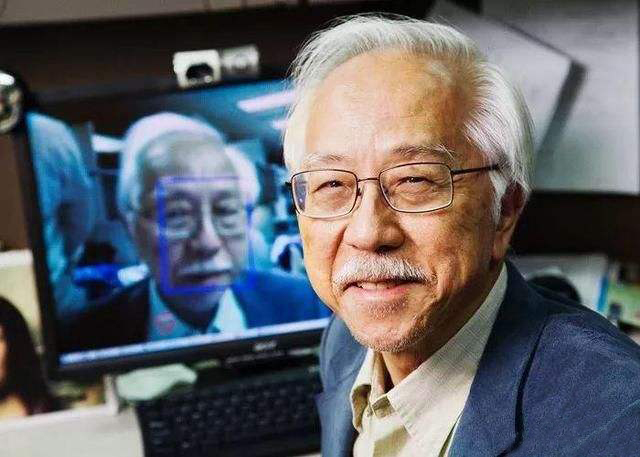
#> input picture testfiles/hxt.jpg, 640 x 457 px
$ python pil.py
#> lines starting #> are read from the running program, lines starting #| are printed output that depends on the picture
from PIL import Image, ImageFilter, ImageOps

import os

def Formula(x, y, alpha):
    """
    :param a:
    :param b:
    :param alpha:
    :return:
    """
    return min(int(x*255/(256-y*alpha)), 255)

def SketchDrawer(image,blur=6, alpha=1.0):
    """
    :param blur:
    :param alpha:
    :return:
    """
#> called with image = '20190623191235.jpg', blur = 6, alpha = 1
    image_name = os.path.splitext(image)[0]
    image = Image.open('hxt.jpg') # 加载图片
#> image is the input picture: PIL image 640x457 RGB; mean R, G, B 98.1, 99.3, 104.6
    luminance_image = image.convert('L') # 图片转换成灰度图
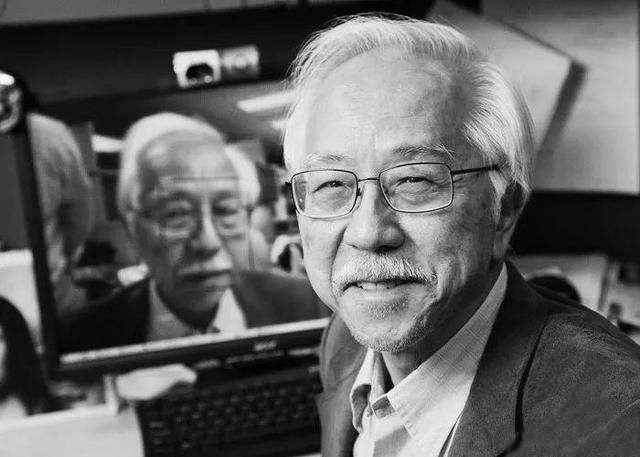
#> luminance_image: PIL image 640x457 L; min 0, max 254, mean 99.5
    luminance_img_copy = luminance_image.copy()
    inverted_image = ImageOps.invert(luminance_img_copy) # 反转颜色
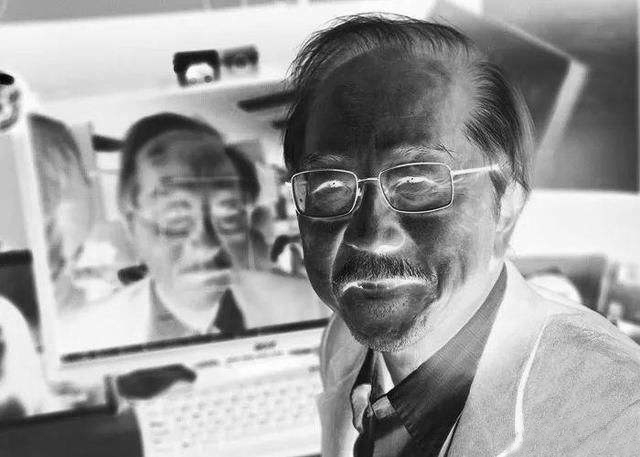
#> inverted_image: PIL image 640x457 L; min 1, max 255, mean 155.5

    for i in range(blur): # 模糊度
        # ImageFilter.BLUR为模糊滤波,处理之后的图像会整体变得模糊
        inverted_image = inverted_image.filter(ImageFilter.BLUR)
#> this loop made 6 passes
#> pass 1, in SketchDrawer, `inverted_image = inverted_image.filter(ImageFilter.BLUR)`:
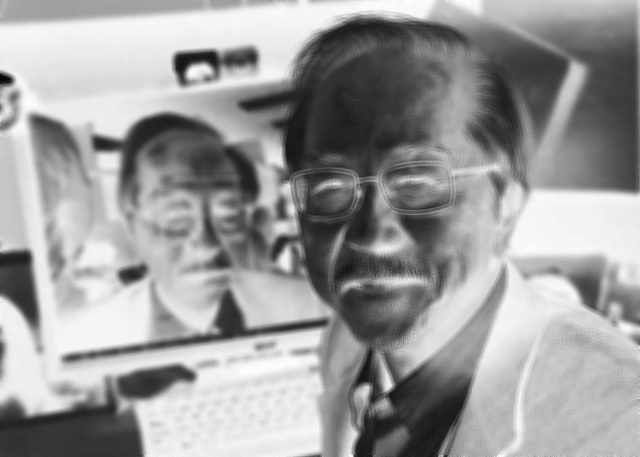
#> inverted_image: PIL image 640x457 L; min 2, max 254, mean 155.5
#> after the loop:
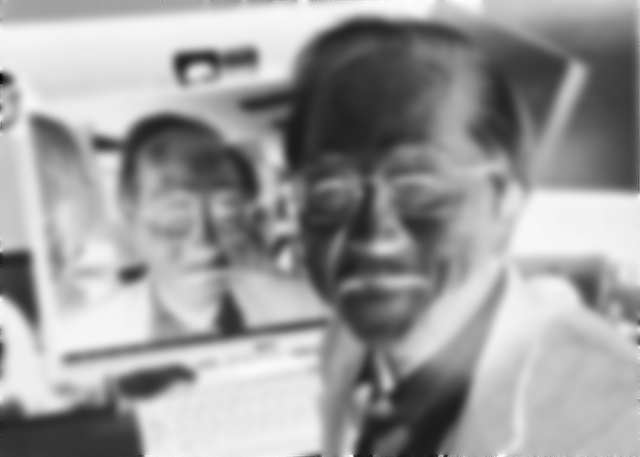
#> inverted_image: PIL image 640x457 L; min 2, max 254, mean 155.7
    width, height = luminance_image.size
#> width = 640; height = 457

    for x in range(width):
        for y in range(height):
            # 返回给定位置的像素值。如果图像为多通道，则返回一个元组。
            pixel_luminance = luminance_image.getpixel((x, y))
            pixel_inverted = inverted_image.getpixel((x, y))
            luminance_image.putpixel((x, y), Formula(pixel_luminance, pixel_inverted, alpha))
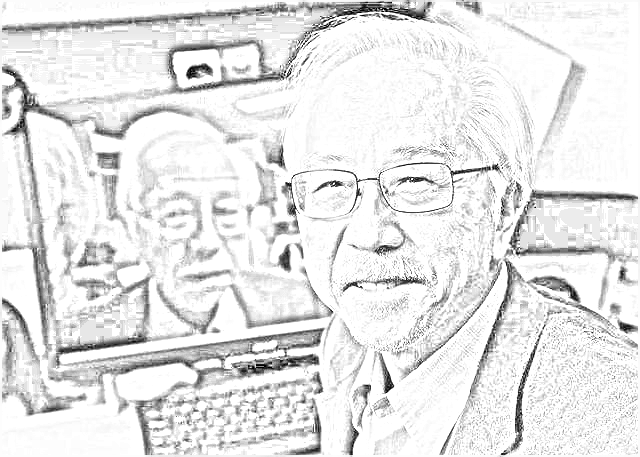
#> luminance_image: PIL image 640x457 L; min 0, max 255, mean 230

    luminance_image.show() # 展示图片效果
    luminance_image.save('{0}_L.jpg'.format(image_name))

SketchDrawer('20190623191235.jpg')

$ run again, with img/chap2_twophd.png saved as testfiles/hxt.jpg
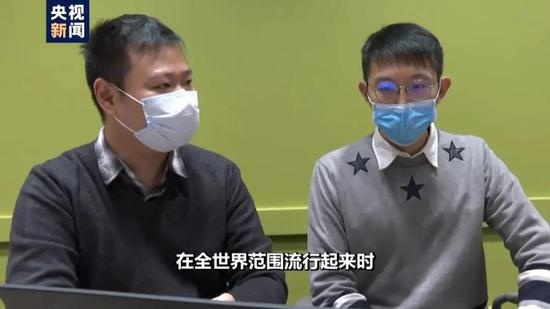
#> input picture img/chap2_twophd.png, 550 x 309 px
#> in SketchDrawer, image is the input picture: PIL image 550x309 RGB; mean R, G, B 113.1, 115.1, 87.6
#> after the loop in SketchDrawer, `for i in range(blur):`:
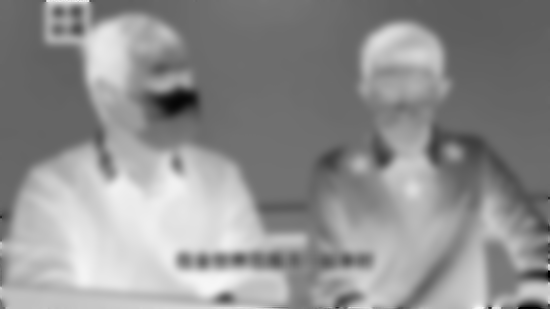
#> inverted_image: PIL image 550x309 L; min 0, max 249, mean 143.8
#> after the loop in SketchDrawer, `for x in range(width):`:
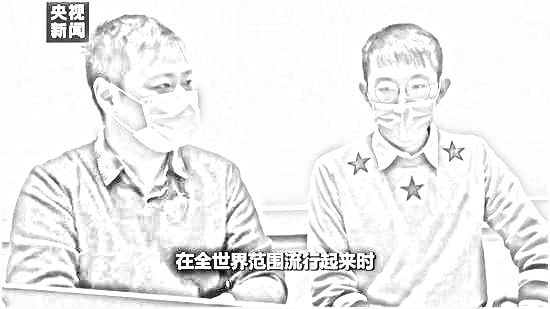
#> luminance_image: PIL image 550x309 L; min 0, max 255, mean 237.9
